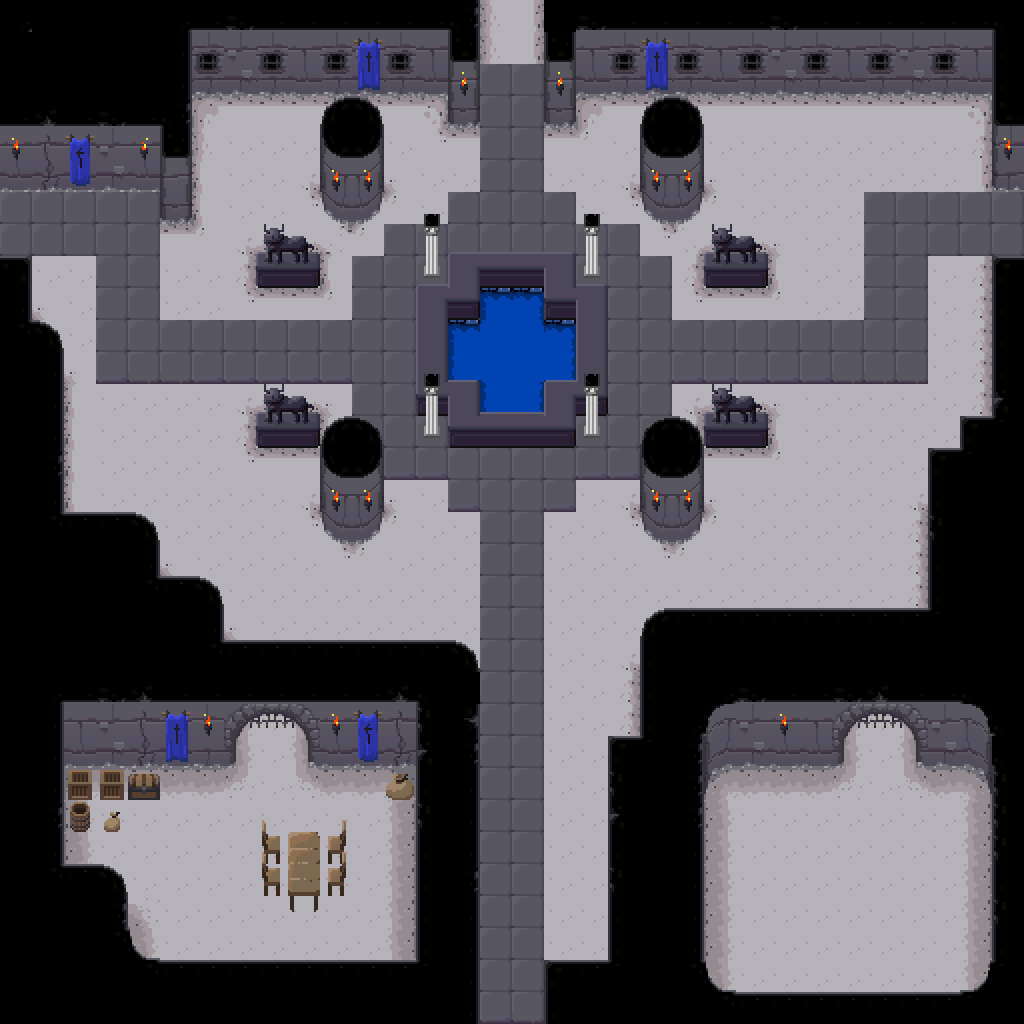

This game map was drawn from its Tiled (.tmx) file and the tilesets committed beside it. A one-line description and the trimmed map source follow:
An orthogonal 32x32 tile map with 32x32 px tiles, 4 tile layers (ground, walls, objects, tops), 2 tilesets and 66 objects (16x light, 3x zombie).

<map version="1.0" orientation="orthogonal" width="32" height="32" tilewidth="32" tileheight="32">
 <tileset firstgid="1" name="dungeon tileset calciumtrice" tilewidth="32" tileheight="32">
  <image source="../textures/spritesheets/dungeon tileset calciumtrice.png" width="960" height="808" />
 </tileset>
 <tileset firstgid="751" name="water_and_grass" tilewidth="32" tileheight="32">
  <image source="../textures/spritesheets/the_field_of_the_floating_island_by_buch_PD.png" width="800" height="640" />
 </tileset>
 <layer name="ground" width="32" height="32">
  <data>[1024 cells, 1024 non-empty, 35 distinct tile ids]</data>
 </layer>
 <layer name="walls" width="32" height="32">
  <data>[1024 cells, 189 non-empty, 45 distinct tile ids]</data>
 </layer>
 <layer name="objects" width="32" height="32">
  <data>[1024 cells, 50 non-empty, 18 distinct tile ids]</data>
 </layer>
 <layer name="tops" width="32" height="32">
  <data>[1024 cells, 377 non-empty, 47 distinct tile ids]</data>
 </layer>
 <objectgroup name="colliderWalls" width="0" height="0">
  <object x="0" y="0" width="480" height="96" />
  <object x="544" y="0" width="480" height="96" />
  <object x="992" y="96" width="32" height="96" />
  <object x="0" y="288" width="32" height="736" />
  <object x="32" y="672" width="192" height="96" />
  <object x="320" y="672" width="160" height="96" />
  <object x="32" y="768" width="32" height="256" />
  <object x="64" y="896" width="64" height="128" />
  <object x="128" y="992" width="352" height="32" />
  <object x="416" y="768" width="64" height="224" />
  <object x="64" y="768" width="96" height="32" />
  <object x="64" y="800" width="64" height="32" />
  <object x="384" y="768" width="32" height="32" />
  <object x="256" y="832" width="96" height="64" />
  <object x="0" y="96" width="192" height="96" />
  <object x="160" y="192" width="32" height="32" />
  <object x="320" y="128" width="64" height="64" />
  <object x="640" y="128" width="64" height="64" />
  <object x="320" y="192" width="64" height="16" />
  <object x="640" y="192" width="64" height="16" />
  <object x="320" y="448" width="64" height="64" />
  <object x="320" y="512" width="64" height="16" />
  <object x="640" y="448" width="64" height="64" />
  <object x="640" y="512" width="64" height="16" />
  <object x="256" y="256" width="64" height="32" />
  <object x="704" y="256" width="64" height="32" />
  <object x="256" y="416" width="64" height="32" />
  <object x="704" y="416" width="64" height="32" />
  <object x="416" y="256" width="192" height="192" />
  <object x="32" y="352" width="32" height="192" />
  <object x="32" y="544" width="128" height="64" />
  <object x="32" y="608" width="192" height="64" />
  <object x="992" y="288" width="32" height="160" />
  <object x="960" y="448" width="64" height="32" />
  <object x="928" y="480" width="96" height="160" />
  <object x="640" y="672" width="192" height="96" />
  <object x="928" y="640" width="96" height="128" />
  <object x="608" y="768" width="96" height="256" />
  <object x="544" y="992" width="64" height="32" />
  <object x="992" y="768" width="32" height="256" />
  <object x="448" y="96" width="32" height="32" />
  <object x="544" y="96" width="32" height="32" />
  <object x="224" y="704" width="16" height="64" />
  <object x="304" y="704" width="16" height="64" />
  <object x="640" y="640" width="192" height="32" />
  <object x="832" y="640" width="16" height="128" />
  <object x="912" y="640" width="16" height="128" />
 </objectgroup>
 <objectgroup name="lights" width="32" height="32">
  <object name="light" x="992" y="128" width="32" height="32" />
  <object name="light" x="0" y="128" width="32" height="32" />
  <object name="light" x="128" y="128" width="32" height="32" />
  <object name="light" x="320" y="160" width="32" height="32" />
  <object name="light" x="352" y="160" width="32" height="32" />
  <object name="light" x="640" y="160" width="32" height="32" />
  <object name="light" x="672" y="160" width="32" height="32" />
  <object name="light" x="448" y="64" width="32" height="32" />
  <object name="light" x="544" y="64" width="32" height="32" />
  <object name="light" x="320" y="480" width="32" height="32" />
  <object name="light" x="352" y="480" width="32" height="32" />
  <object name="light" x="640" y="480" width="32" height="32" />
  <object name="light" x="672" y="480" width="32" height="32" />
  <object name="light" x="768" y="704" width="32" height="32" />
  <object name="light" x="192" y="704" width="32" height="32" />
  <object name="light" x="320" y="704" width="32" height="32" />
 </objectgroup>
 <objectgroup name="monsters" width="32" height="32">
  <object name="zombie" x="224" y="224" width="32" height="32" />
  <object name="zombie" x="832" y="544" width="32" height="32" />
  <object name="zombie" x="864" y="896" width="32" height="32" />
 </objectgroup>
</map>
